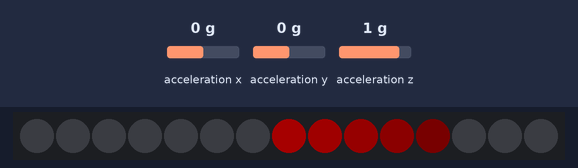
Recording of a program running on a simulated CircuitPython board. Parts: 15 RGB LEDs in strip order, left to right. The test bench sets the inputs (shaded band); at power-on: acceleration x 0 g, acceleration y 0 g, acceleration z 1 g. Dim RGB values are drawn brighter than linear.

Above: at 2.27 s.
2.3 s: acceleration x set to -1.4 g
At 2.53 s:
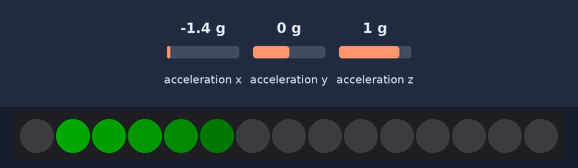
3.8 s: acceleration y set to -1.4 g
At 4.09 s:
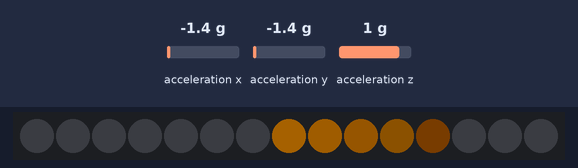
5.4 s: acceleration z set to 0 g
At 5.91 s:
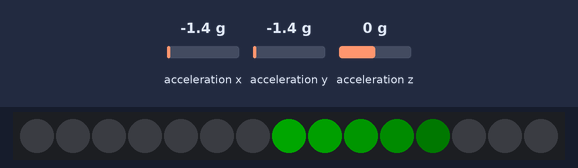
7.1 s: acceleration y set to -0.8 g
At 7.61 s:
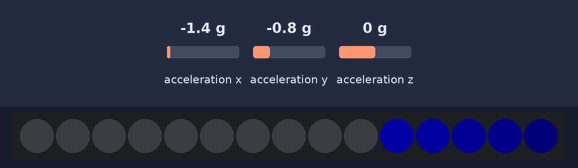

Measured:
- after the input at 2.3 s, the LEDs: first change at once (image 1 shows a later state)
- after the input at 3.8 s, the LEDs: first change at once (image 2 shows a later state)
- after the input at 5.4 s, the LEDs: first change at once (image 3 shows a later state)
- after the input at 7.1 s, the LEDs: first change at once (image 4 shows a later state)

The program:

step4_pitch_animation.py
```python
import board
import time
import neopixel
from imu import IMU
from math import degrees
from adafruit_led_animation.animation.comet import Comet
from adafruit_led_animation.color import RAINBOW  # a list of colors in the rainbow

# Make a comet animation that changes color with the pitch (forward/back angle)
# of the headband. Could use it as a posture indicator

# Update to match the pin connected to your NeoPixels
pixel_pin = board.D4
# Update to match the number of NeoPixels you have connected
pixel_num = 15

# Create a pixel object:
pixels = neopixel.NeoPixel(pixel_pin, pixel_num, brightness=0.2, auto_write=False)
imu = IMU()

# The comet animation fills all pixels with a comet in the specified color and length
comet = Comet(pixels, speed=0.04, color=(255,0,0), tail_length=5, bounce=True)

while True:
    pitch = degrees(imu.pitch())
    index = int(abs(pitch)*len(RAINBOW)/90)
    comet.color = RAINBOW[index] # RAINBOW is just a list of colors in the rainbow
    comet.animate()
```

imu.py
```python
from adafruit_lsm6ds.lsm6ds3 import LSM6DS3
from math import atan2, sqrt
import board, time, digitalio, busio


# Copied from https://forum.seeedstudio.com/t/imu-i2c-error-with-circuitpython-using-xiao-ble-sense/265020
class IMU(LSM6DS3):
    def __init__(self):
        dpwr = digitalio.DigitalInOut(board.IMU_PWR)
        dpwr.direction = digitalio.Direction.OUTPUT
        dpwr.value = 1
        time.sleep(1)
        i2c = busio.I2C(board.IMU_SCL, board.IMU_SDA)
        super().__init__(i2c)

    def roll(self):
        x,y,z = self.acceleration
        return atan2(y,z)

    def pitch(self):
        x,y,z = self.acceleration
        return atan2(-x, sqrt(z*z + y*y))

    def acc_magnitude(self):
        x,y,z = self.acceleration
        return sqrt(x*x + y*y + z*z)
```
